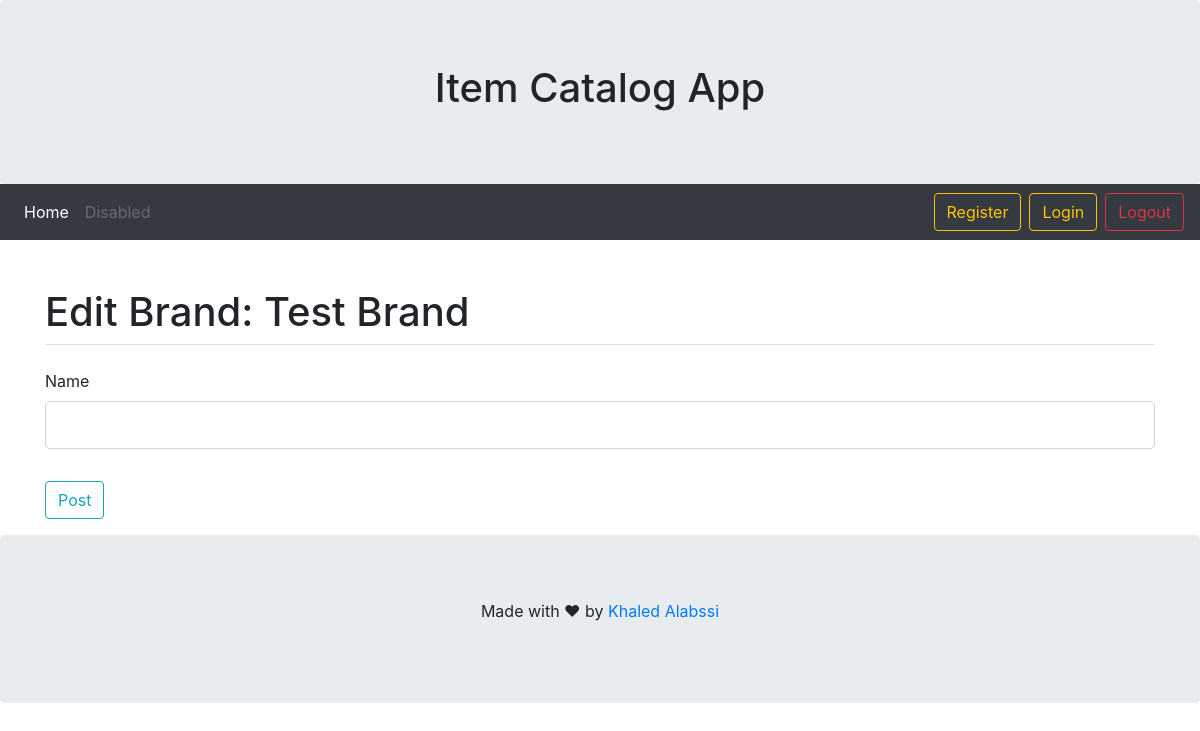
The page /company/2/edit/ (signed in) on the database as committed earlier.
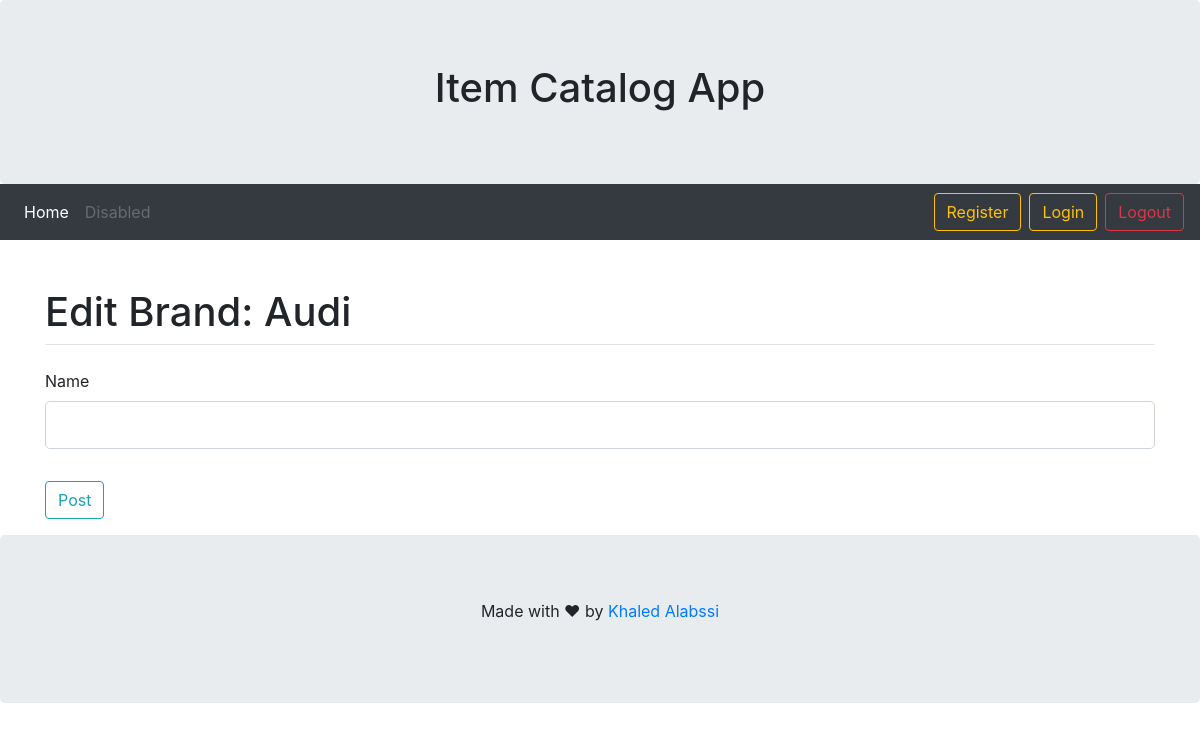
The same page on the database as committed later.
### flaskapp/models.py (models this page shows, shortened)
class Company(db.Model):
    id = db.Column(db.Integer, primary_key=True)
    name = db.Column(db.String(20), nullable=False)
    autos = db.relationship('Auto', backref='user', lazy=True)
    user_id = db.Column(db.Integer, db.ForeignKey('user.id'), nullable=False)

### flaskapp/routes.py (the view)
@app.route("/company/<int:company_id>/edit/", methods=["GET", "POST"])
@login_required
def editCompany(company_id):
    company = Company.query.get_or_404(company_id)
    if company.user != current_user:
        abort(403)
    form = NewCompanyForm()
    if form.validate_on_submit():
        company.name = form.name.data
        db.session.commit()
        flash('Your Brand has been updated!', 'success')
        return redirect(url_for('home'))
    return render_template("editCompany.html", form=form, company_id=company_id, company=company)

### flaskapp/forms.py
class NewCompanyForm(FlaskForm):
    name = StringField('Name', validators=[DataRequired()])
    submit = SubmitField('Post')

### flaskapp/models.py (called while the page is built)
@login_manager.user_loader
def load_user(user_id):
    return User.query.get(int(user_id))

### flaskapp/templates/editCompany.html (shortened to what this page needs)
{% extends 'base.html' %}
{% block content %}
<h1>Edit Brand: {{company.name}}</h1>
<div class="content-section">
    <form method="POST" action="">
        <fieldset class="form-group">
            <legend class="border-bottom mb-4">{{ legend }}</legend>
            <div class="form-group">
                {{ form.name.label(class="form-control-label") }}
                {% if form.name.errors %}
                {{ form.name(class="form-control form-control-lg is-invalid") }}
                <div class="invalid-feedback">
                    {% for error in form.name.errors %}
                    <span>{{ error }}</span>
                    {% endfor %}
                </div>
                {% else %}
                {{ form.name(class="form-control form-control-lg") }}
                {% endif %}
            </div>
        </fieldset>
        <div class="form-group">
            {{ form.submit(class="btn btn-outline-info") }}
        </div>
    </form>
</div>
{%endblock content%}

Rows that differ between the two databases and show on the page:
changed Company: name "Test Brand" → "Audi"
